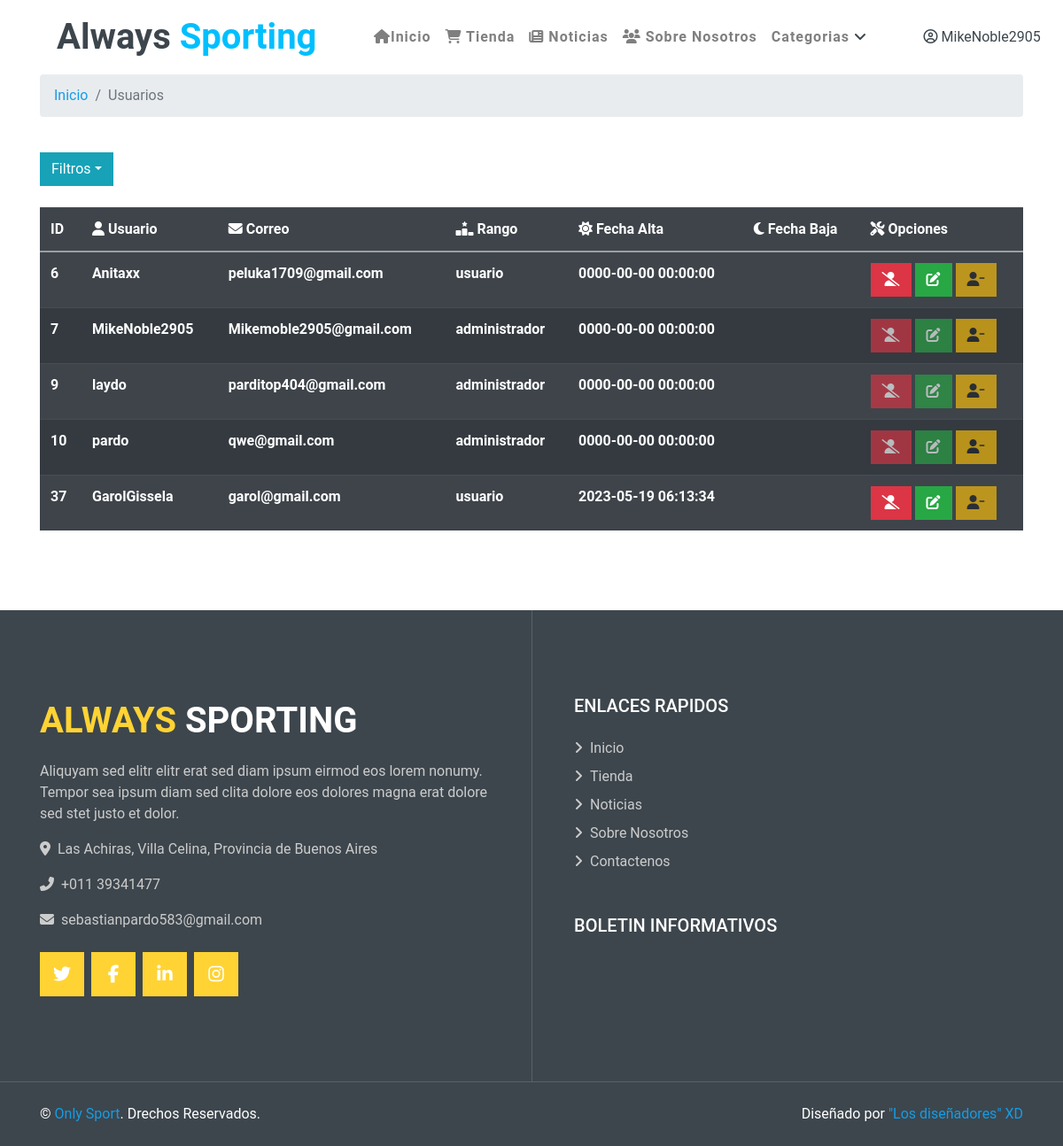
/lista_usu.php (signed in), run on an earlier commit of the app's database.
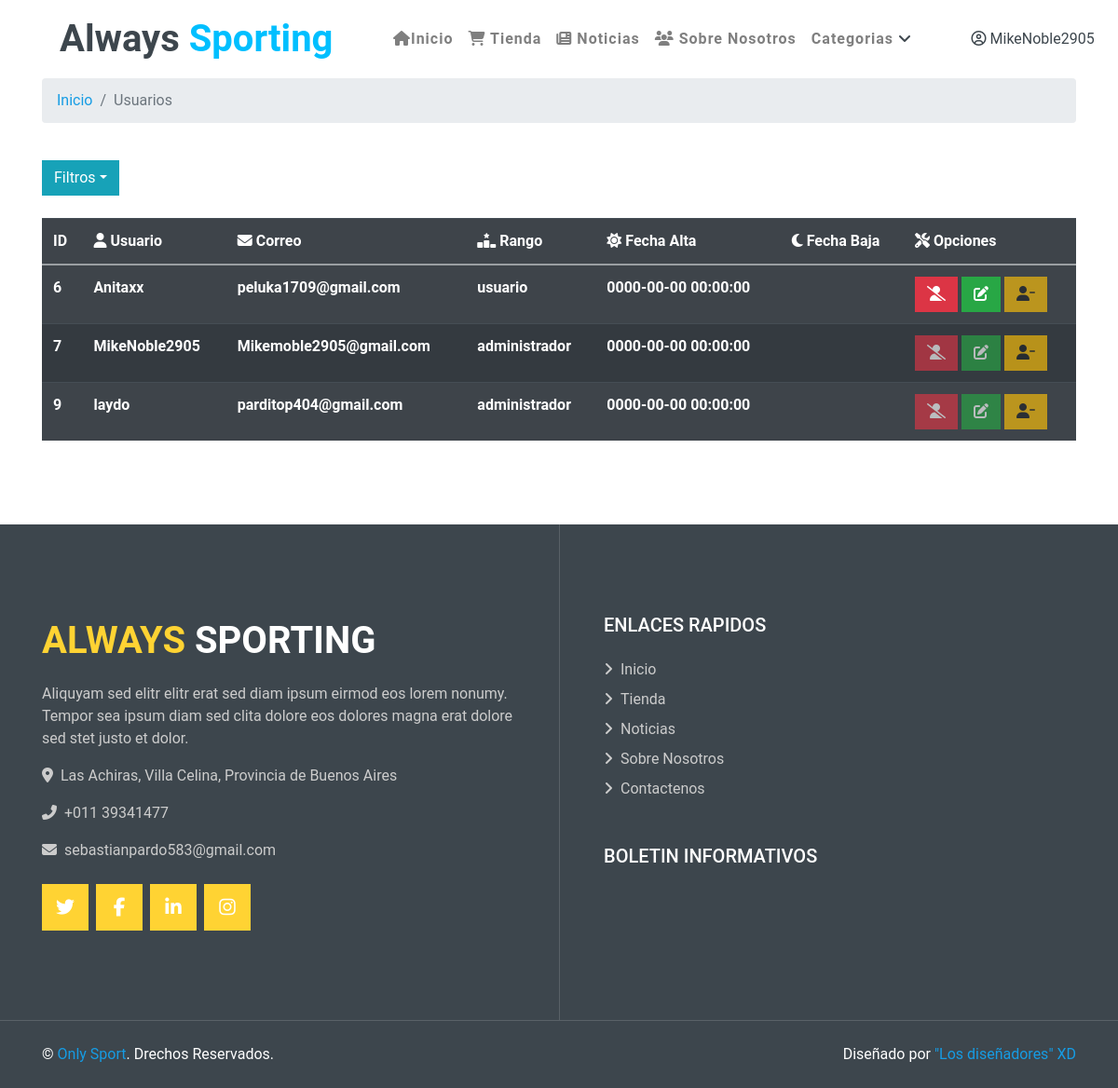
And on a later commit of the database.
### tables this page shows
CREATE TABLE `usuarios` (
  `id` int(11) UNSIGNED NOT NULL,
  `user_name` varchar(50) NOT NULL,
  `contra` varchar(100) NOT NULL,
  `email` varchar(50) NOT NULL,
  `rol` int(11) NOT NULL,
  `fecha_alta` datetime NOT NULL,
  `fecha_baja` datetime DEFAULT NULL,
  `descrip` varchar(500) NOT NULL DEFAULT 'Sin Descripcion'
);

CREATE TABLE `roles` (
  `id_rol` int(11) UNSIGNED NOT NULL,
  `rol` varchar(50) NOT NULL
);

### lista_usu.php (called while the page is built, shortened)
<?php
require_once "includes/config.php";
$sql= "SELECT * FROM usuarios INNER JOIN roles ON usuarios.rol = roles.id_rol";
$res = mysqli_query($conn, $sql);
$list_usser = mysqli_fetch_all($res, MYSQLI_ASSOC);
require_once "views/layout.php";

### views/lista_usu.php (the view, shortened to what this page needs)
<link href="css/style.css" rel="stylesheet">
<div class="container">
    <nav aria-label="breadcrumb">
        <ol class="breadcrumb">
            <li class="breadcrumb-item"><a href="index.php" class="link-info" style="text-decoration: none;">Inicio</a></li>
            <li class="breadcrumb-item active" aria-current="page"><a class="link-dark" style="text-decoration: none;">Usuarios</a></li>
        </ol>
    </nav>
</div>
<br>
<div class="container">
    <button type="button" class="btn btn-info dropdown-toggle" data-toggle="dropdown" > Filtros<span class="caret"></span></button>&nbsp;&nbsp;
</div>
<br>
<div class="container">
    <table class="table table-dark table-striped">
        <tr>
            <th> ID </th>
            <th><i class="fa-solid fa-user"></i> Usuario </th>
            <th><i class="fa-solid fa-envelope"></i> Correo </th>
            <th><i class="fa-solid fa-ranking-star"></i> Rango </th>
            <th><i class="fa-solid fa-sun"></i> Fecha Alta </th>
            <th><i class="fa-solid fa-moon"></i> Fecha Baja </th>
            <th><i class="fa-solid fa-screwdriver-wrench" ></i> Opciones </th>
        </tr>
        <tbody>
            <?php foreach ($list_usser as $usser) {
                if ($_SESSION['usuario']['rol'] > 1) {
            ?>
                    <tr>
                        <th><?php echo $usser['id']; ?></th>
                        <th><?php echo $usser['user_name']; ?></th>
                        <th><?php echo $usser['email']; ?></th>
                        <th><?php echo $usser['rol']; ?></th>
                        <th><?php echo $usser['fecha_alta']; ?></th>
                        <th><?php echo $usser['fecha_baja']; ?></th>
                        <td>
                            <a class="btn btn-danger <?php echo $usser['rol'] == "administrador" ? 'disabled' : '' ?>" href="listas_opciones_usu.php?id=<?php echo $usser['id'] ?>" data-toggle="tooltip" data-placement="top" title="Eliminar"><i class="fa-solid fa-user-slash" ></i></a>
                            <a class="btn btn-success <?php echo $usser['rol'] == "moderador" ? 'disabled' : '' ?><?php echo $usser['rol'] == "administrador" ? 'disabled' : '' ?>" href="listas_opciones_usu.php?mod=<?php echo $usser['id'] ?>" data-toggle="tooltip" data-placement="top" title="Asender"><i class="fas fa-edit" ></i></a>
                            <a class="btn btn-warning <?php echo $usser['rol'] == "administrador" ? 'disabled' : '' ?><?php echo $usser['rol'] == "usuario" ? 'disabled' : '' ?>" href="listas_opciones_usu.php?id_reset=<?php echo $usser['id'] ?>" data-toggle="tooltip" data-placement="top" title="Desender"><i class="fa-solid fa-user-minus"></i></a>
                        </td>
                <?php }
            } ?>
                    </tr>
        </tbody>
    </table>
</div>

### views/layout.php (shortened to what this page needs)
<!DOCTYPE html>
<html lang="en">
<head>
  <link href="css/seeker.css" rel="stylesheet">
  <link rel="stylesheet" href="https://stackpath.bootstrapcdn.com/bootstrap/4.1.3/css/bootstrap.min.css">
  <link href="lib/animates/SuperTux.min.css" rel="stylesheet">
  <link href="lib/tempusdominus/css/tempusdominus-bootstrap-4.min.css" rel="stylesheet" />
  <link href="css/naruto.css" rel="stylesheet">
  <link href="css/styles.min.css" rel="stylesheet">
  <link href="css/xd.css" rel="stylesheet">
</head>
<body>
  <header>
    <?php require_once "navbar.php"; ?>
  </header>
  <?php
  $section = (isset($section)) ? $section : 'home';
  require_once $section . '.php';
  ?>
  <footer>
    <?php require_once "footer.php"; ?>
</body>
</html>

### views/navbar.php (shortened to what this page needs)
<div class="container-fluid p-0">
    <nav class="navbar navbar-expand-lg bg-white navbar-light py-3 py-lg-0 px-lg-5">
        <a href="index.php" class="navbar-brand ml-lg-3">
            <h1 class="m-0 " color="Deepskyblue"><span class="text-dark">Always</span>
                <font color="00BFFF">Sporting</font>
            </h1>
        </a>
        <div class="collapse navbar-collapse justify-content-between px-lg-3" id="navbarCollapse">
            <div class="navbar-nav m-auto py-0">
                <a href="index.php" onMouseover="this.style.color='Deepskyblue'" onMouseout="this.style.color='Dimgray'" class="nav-link "><i class="fa-solid fa-house"></i>Inicio</a>
                <a href="shop.php" onMouseover="this.style.color='Deepskyblue'" onMouseout="this.style.color='Dimgray'" class=" nav-link "><i class="fa-solid fa-cart-shopping"></i> Tienda</a>
                <a href="noticias.php" onMouseover="this.style.color='Deepskyblue'" onMouseout="this.style.color='Dimgray'" class=" nav-link "><i class="fa-solid fa-newspaper"></i> Noticias</a>
                    <a href="about_us.php" onMouseover="this.style.color='Deepskyblue'" onMouseout="this.style.color='Dimgray'" class=" nav-link "><i class="fa-solid fa-users"></i>
                        Sobre Nosotros</a>
                    <div class="nav-item dropdown">
                        <a href="#" onMouseover="this.style.color='Deepskyblue'" onMouseout="this.style.color='gray'" class="nav-link  dropdown-toggle" data-toggle="dropdown">Categorias <i class="fa fa-angle-down text-dark"></i>
                        </a>
                    </div>
            </div>
            <?php
            if (isset($_SESSION['usuario'])) {
            ?>
                <div class="nav-item dropdown col-lg-2">
                    <a href="#" onMouseover="this.style.color='Deepskyblue'" onMouseout="this.style.color='gray'" class="nav-link text-dark dropdown-toggle" data-toggle="dropdown"><i class="fa-regular fa-circle-user"></i>
                        <?php echo $_SESSION['usuario']['user_name']; ?>
                    </a>
                </div>
            <?php } ?>
        </div>
    </nav>
</div>

### views/footer.php (shortened to what this page needs)
   <div class="footer container-fluid position-relative bg-dark py-5" style="margin-top: 90px;">
        <div class="container pt-5">
            <div class="row">
                <div class="col-lg-6 pr-lg-5 mb-5">
                    <a href="index.php" class="navbar-brand">
                        <h1 class="mb-3 text-white"><span class="text-primary">ALWAYS</span> SPORTING</h1>
                    </a>
                    <p>Aliquyam sed elitr elitr erat sed diam ipsum eirmod eos lorem nonumy. Tempor sea ipsum diam  sed clita dolore eos dolores magna erat dolore sed stet justo et dolor.</p>
                    <p><i class="fa fa-map-marker-alt mr-2"></i>Las Achiras, Villa Celina, Provincia de Buenos Aires</p>
                    <p><i class="fa fa-phone-alt mr-2"></i>+011 39341477</p>
                    <p><i class="fa fa-envelope mr-2"></i>sebastianpardo583@gmail.com</p>
                    <div class="d-flex justify-content-start mt-4">
                        <a class="btn btn-lg btn-primary btn-lg-square mr-2" href="#"><i class="fab fa-twitter"></i></a>
                        <a class="btn btn-lg btn-primary btn-lg-square mr-2" href="#"><i class="fab fa-facebook-f"></i></a>
                        <a class="btn btn-lg btn-primary btn-lg-square mr-2" href="#"><i class="fab fa-linkedin-in"></i></a>
                        <a class="btn btn-lg btn-primary btn-lg-square" href="#"><i class="fab fa-instagram"></i></a>
                    </div>
                </div>
                <div class="col-lg-6 pl-lg-5">
                    <div class="row">
                        <div class="col-sm-6 mb-5">
                            <h5 class="text-white text-uppercase mb-4">Enlaces Rapidos</h5>
                            <div class="d-flex flex-column justify-content-start">
                                <a class="text-white-50 mb-2" href="index.php"><i class="fa fa-angle-right mr-2"></i>Inicio</a>
                                <a class="text-white-50 mb-2" href="shop.php"><i class="fa fa-angle-right mr-2"></i>Tienda</a>
                                <a class="text-white-50 mb-2" href="noticias.php"><i class="fa fa-angle-right mr-2"></i>Noticias</a>
                                <a class="text-white-50 mb-2" href="about_us.php"><i class="fa fa-angle-right mr-2"></i>Sobre Nosotros</a>
                                <a class="text-white-50" href="mailto:sebastianpardo583@gmail.com"><i class="fa fa-angle-right mr-2"></i>Contactenos</a>
                            </div>
                        </div>
                        <div class="col-sm-12 mb-5">
                            <h5 class="text-white text-uppercase mb-4">Boletin Informativos</h5>
                            </div>
                        </div>
                    </div>
                </div>
            </div>
        </div>
    <div class="container-fluid bg-dark text-light border-top py-4" style="border-color: rgba(256, 256, 256, .15) !important;">
        <div class="container">
            <div class="row">
                <div class="col-md-6 text-center text-md-left mb-3 mb-md-0">
                    <p class="m-0 text-white">&copy; <a href="#">Only Sport</a>. Drechos Reservados.</p>
                </div>
                <div class="col-md-6 text-center text-md-right">
                    <p class="m-0 text-white">Diseñado por <a href="https://htmlcodex.com"> "Los diseñadores" XD</a></p>
                </div>
            </div>
        </div>
    </div>
</body>
</html>

### css/xd.css (style rules this page uses)
body,html { height: 100%; width: 100%; margin: 0; padding: 0; background: #ffffff !important; }

What changed in the data, as far as the page shows it:
removed usuarios: id "10", user_name "pardo", email "qwe@gmail.com", roles.rol "administrador", fecha_alta "0000-00-00 00:00:00"
removed usuarios: id "37", user_name "GarolGissela", email "garol@gmail.com", roles.rol "usuario", fecha_alta "2023-05-19 06:13:34"
